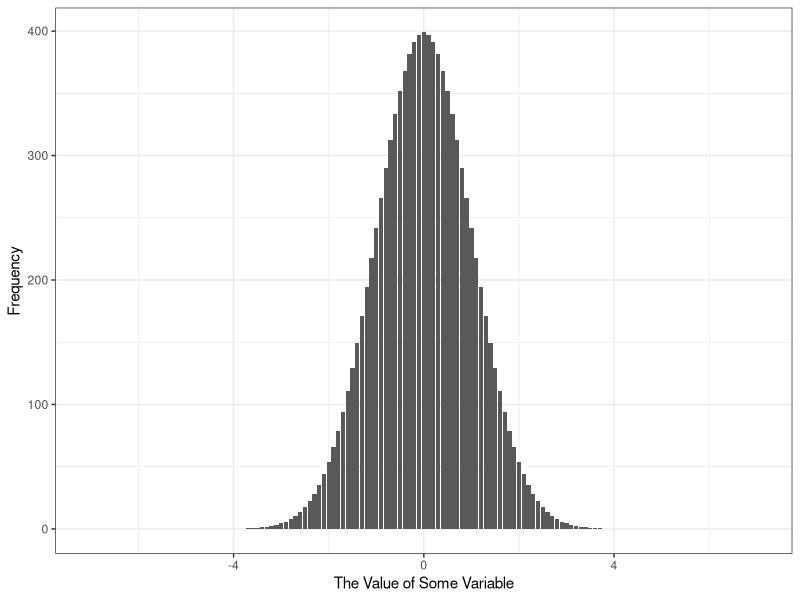
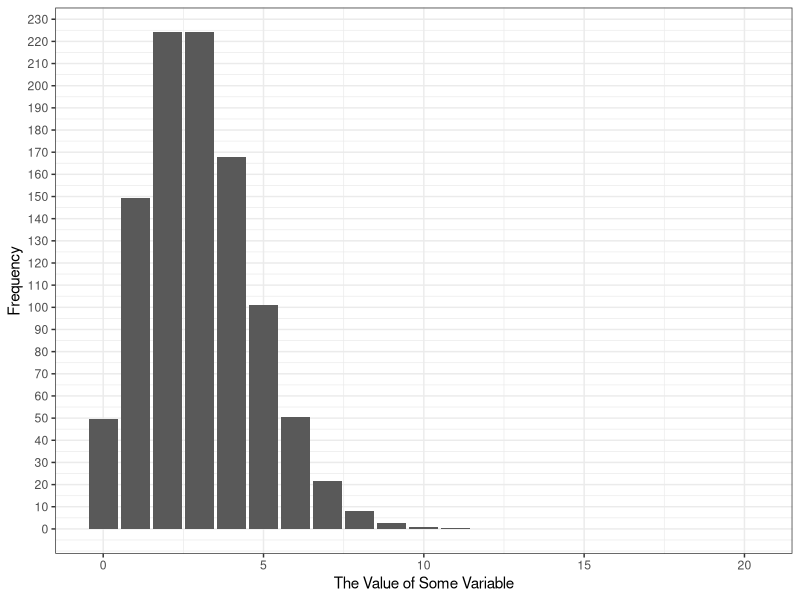
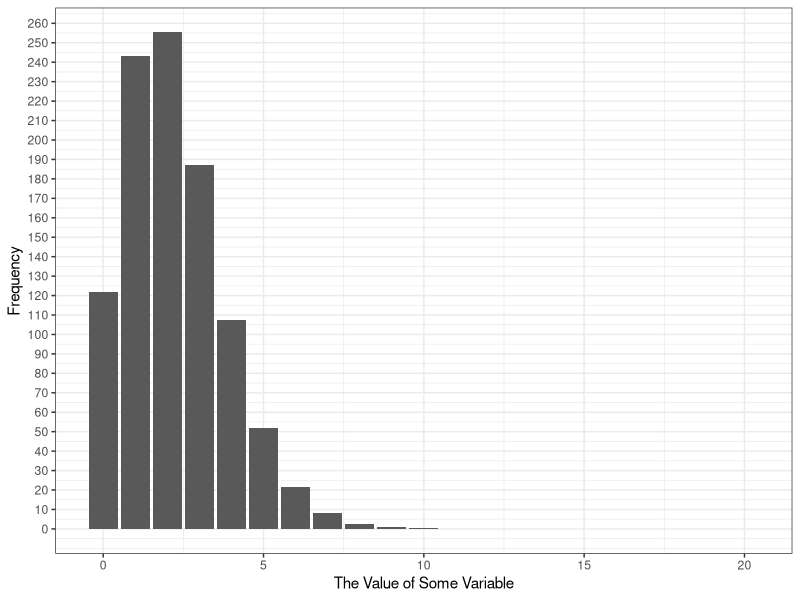
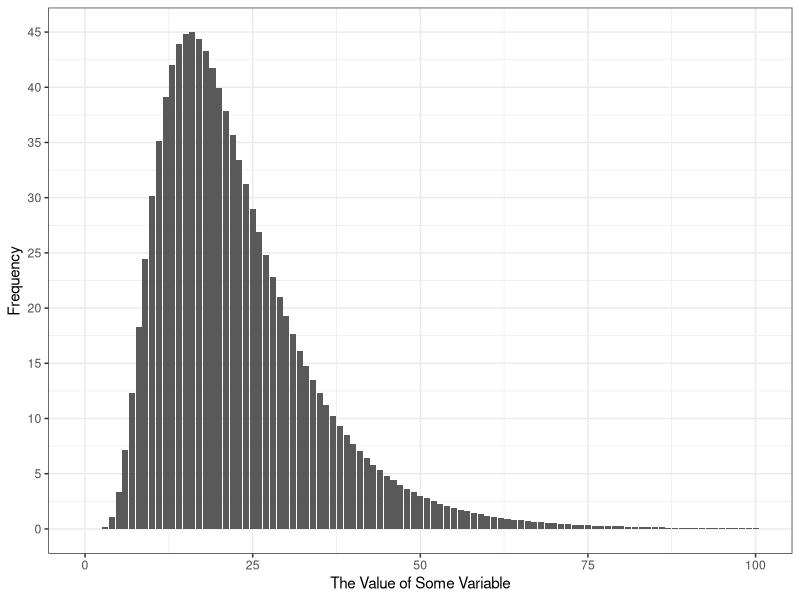
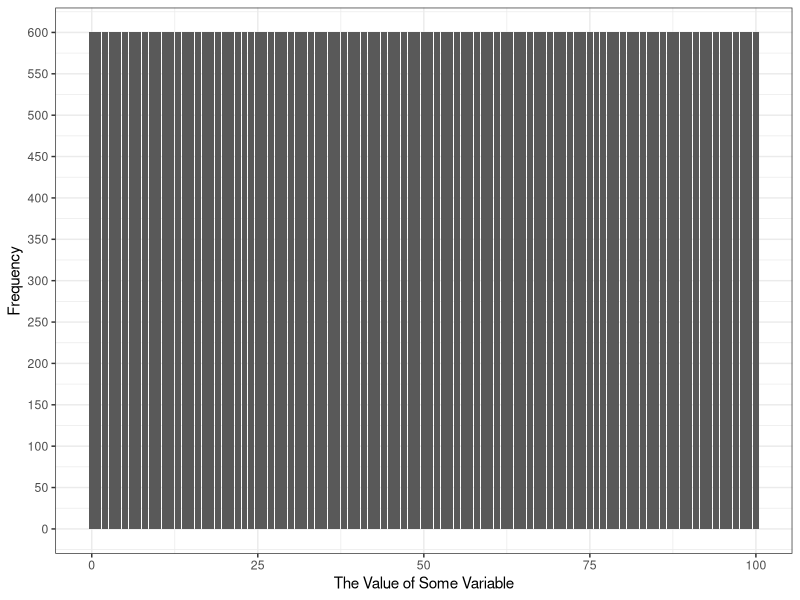
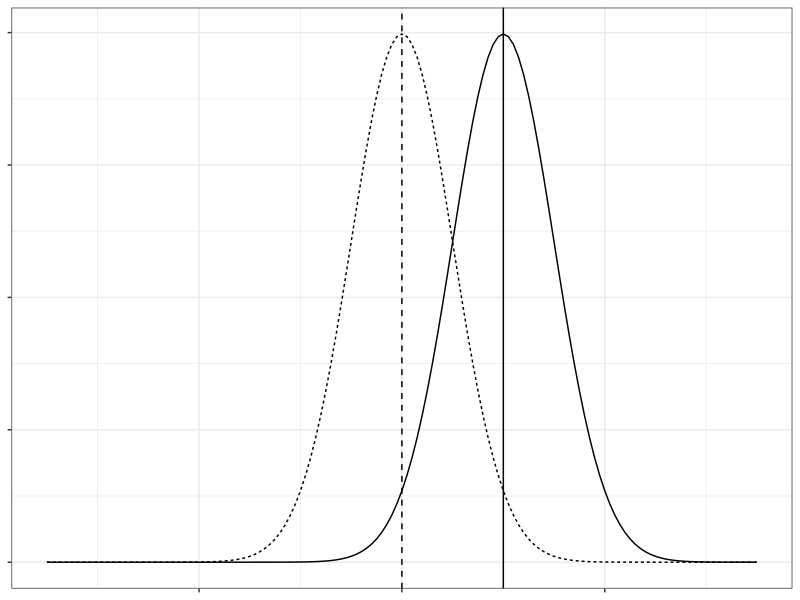
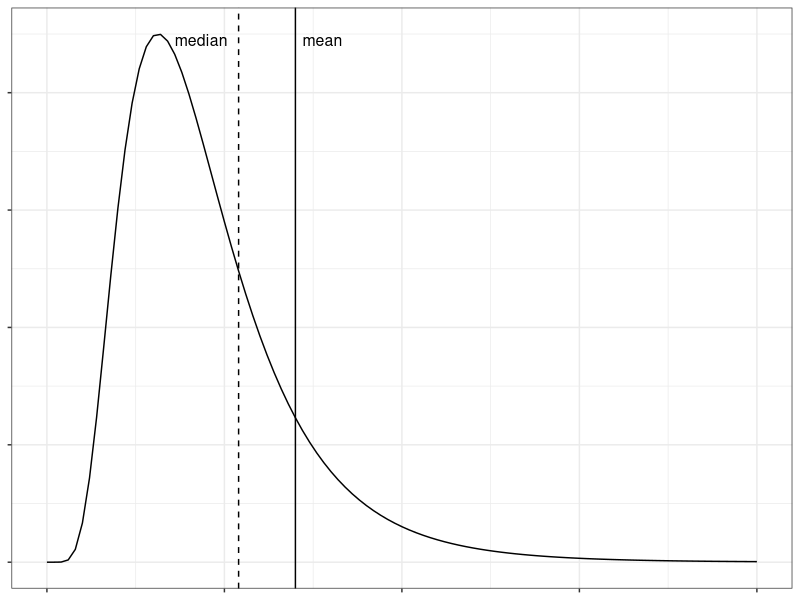
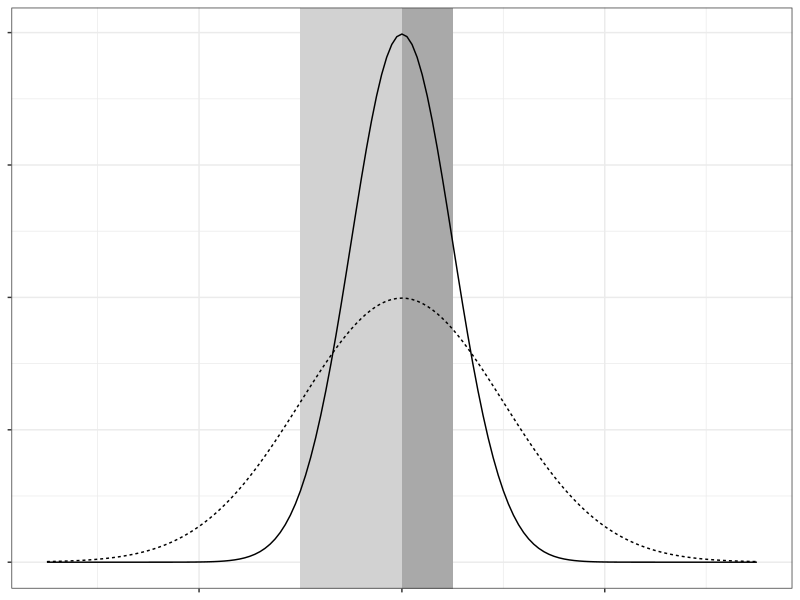

These figures' R source, in order:
## ---- chunk 1
knitr::opts_chunk$set(echo = TRUE)
## ---- chunk 2
library(tidyverse)
library(ggplot2)
## ---- chunk 3
x <- seq(-7, 7, by = .1)
y_stand <- dnorm(x, mean = 0, sd = 1.0)
y_right <- dnorm(x, mean = 2, sd = 1.0)
y_wider <- dnorm(x, mean = 0, sd = 2.0)


x_count <- seq(0, 20, by = 1)
y_poisson <- dpois(x_count, lambda = 3)
y_nbinom <- dnbinom(x_count, size = 20, prob = 0.9)

x_log <- seq(0, 100, by = 1)
y_log <- dlnorm(x_log, meanlog = 3, sdlog = 0.5)

data_stand <- tibble(x = x, y = y_stand, dist = "standard")
data_right <- tibble(x = x, y = y_right, dist = "shifted")
data_wider <- tibble(x = x, y = y_wider, dist = "wide")
data_log <- tibble(x = x_log, y = y_log)

data_poisson <- tibble(x = x_count, y = y_poisson)
data_nbinom <- tibble(x = x_count, y = y_nbinom)

data_shift <- rbind(data_stand, data_right)
data_stretch <- rbind(data_stand, data_wider)
## ---- chunk 4
ggplot(data = data_stand, aes(x = x, y = y)) +
  geom_bar(stat = "identity") +
  scale_x_continuous(name = "The Value of Some Variable") +
  scale_y_continuous(name = "Frequency",
                     breaks = breaks <- seq(0, 0.5, by = 0.1),
                     labels = breaks * 1000) +
  theme_bw() 
## ---- chunk 5
ggplot(data = data_poisson, aes(x = x, y = y)) +
  geom_bar(stat = "identity") +
  scale_x_continuous(name = "The Value of Some Variable") +
  scale_y_continuous(name = "Frequency",
                     breaks = breaks <- seq(0, 0.3, by = 0.01),
                     labels = breaks * 1000) +
  theme_bw() 
## ---- chunk 6
ggplot(data = data_nbinom, aes(x = x, y = y)) +
  geom_bar(stat = "identity") +
  scale_x_continuous(name = "The Value of Some Variable") +
  scale_y_continuous(name = "Frequency",
                     breaks = breaks <- seq(0, 0.3, by = 0.01),
                     labels = breaks * 1000) +
  theme_bw() 
## ---- chunk 7
ggplot(data = data_log, aes(x = x, y = y)) +
  geom_bar(stat = "identity") +
  scale_x_continuous(name = "The Value of Some Variable") +
  scale_y_continuous(name = "Frequency",
                     breaks = breaks <- seq(0, 0.05, by = 0.005),
                     labels = breaks * 1000) +
  theme_bw() 
## ---- chunk 8
ggplot(data = data_log, aes(x = x, y = 600)) +
  geom_bar(stat = "identity") +
  scale_x_continuous(name = "The Value of Some Variable") +
  scale_y_continuous(name = "Frequency",
                     breaks = seq(0, 600, by = 50)) +
  theme_bw() 
## ---- chunk 9
ggplot(data = data_shift, aes(x = x, y = y, lty = dist)) +
  geom_line() +
  geom_vline(xintercept = 0, lty = 2) +
  geom_vline(xintercept = 2) +
  theme_bw() +
  theme(legend.position = "none",
        axis.text = element_blank(),
        axis.title = element_blank())
## ---- chunk 10
ggplot(data = data_log, aes(x = x, y = y)) +
  geom_line() +
  geom_vline(xintercept = 27, lty = 2) +
  geom_vline(xintercept = 35) +
  theme_bw() +
  annotate("text", x = 18, y = 0.045, size = 4, 
           label = "median",
           hjust = 0, vjust = 1) +
  annotate("text", x = 36, y = 0.045, size = 4, 
           label = "mean",
           hjust = 0, vjust = 1) +
  theme(legend.position = "none",
        axis.text = element_blank(),
        axis.title = element_blank())
## ---- chunk 11
ggplot(data = data_stretch, aes(x = x, y = y, lty = dist,
                              ymin = Inf, ymax = -Inf)) +
  geom_rect(fill = "darkgray", alpha = 0.8, 
            aes(xmin = 0, xmax = 1)) +
  geom_rect(fill = "lightgray", alpha = 0.1, 
            aes(xmin = -2, xmax = 0)) +
  geom_line() +
  theme_bw() +
  theme(legend.position = "none",
        axis.text = element_blank(),
        axis.title = element_blank())
## ---- chunk 12
ggplot(data = data_wider, aes(x = x, y = y,
                              xmin = -2*0.67448, xmax = 2*0.67448,
                              ymin = Inf, ymax = -Inf)) +
  geom_rect(color = "gray", alpha = 0.8) +
  annotate("text", x = 0, y = 0.08, size = 4, 
           label = "50% of the data",
           hjust = 0.5) +
  geom_line() +
  annotate("text", x = -2.8, y = 0.02, size = 4, 
           label = "25% of the data",
           hjust = 0.5) +
    annotate("text", x = 2.8, y = 0.02, size = 4, 
           label = "25% of the data",
           hjust = 0.5) +
  theme_bw() +
  theme(legend.position = "none",
      #  axis.text = element_blank(),
        axis.title = element_blank())
